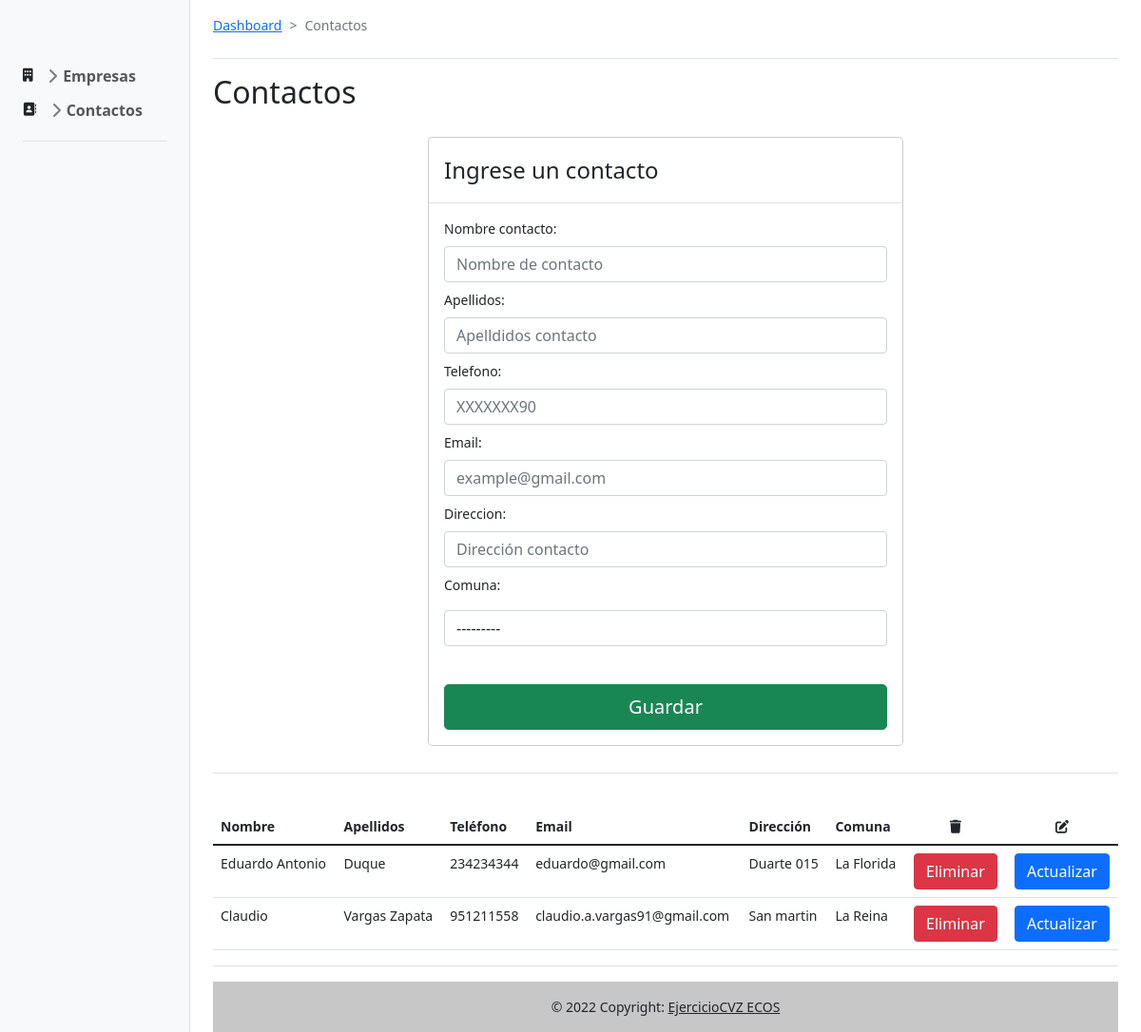
Page /Contacto/ on the committed database.
### appContacto/models.py (models this page shows, shortened)
class Contacto(models.Model):
    IdContacto = models.AutoField(primary_key=True,serialize=False,verbose_name='IdContacto')
    Nombre_contacto = models.TextField(max_length=255, null=False)
    Apellidos = models.TextField(max_length=255, null=False)
    Telefono = models.TextField(max_length=8, null=False)
    Email = models.EmailField(max_length=50, null=False)
    Direccion = models.TextField(max_length=150, null=False)
    Comuna = models.ForeignKey(Comuna, on_delete=models.CASCADE, db_column='Nombre')

### appComuna/models.py (models this page shows)
class Comuna(models.Model):
    IdComuna = models.AutoField(primary_key=True)
    Nombre = models.CharField(max_length=60, blank=True, null=True)
    def __str__(self):
        return '%s'%(self.Nombre)

### appContacto/views.py (the view, shortened to what this page needs)
# urls.py: path('Contacto/',AppContacto, name='Contacto'),
def AppContacto(request):
    contacto = Contacto.objects.all()
    data = {'form':ContactoForm(),
    'contacto':contacto
    }
    return render(request,"AppContacto/Contacto.html",data)

### templates/AppContacto/Contacto.html (shortened to what this page needs)
{% extends 'Home/Dashboard.html'%}
{% load static %}
{% block content %}
<body>
    <main class="col-md-9 ms-sm-auto col-lg-10 px-md-4">
      <div data-valor="1" class="d-flex justify-content-between flex-wrap flex-md-nowrap align-items-center pt-3 pb-2 mb-3 border-bottom">
        <nav style="--bs-breadcrumb-divider: '>';" aria-label="breadcrumb">
          <ol class="breadcrumb">
            <li class="breadcrumb-item"><a href="{% url 'Empresa:Dashboard'%}">Dashboard</a></li>
            <li class="breadcrumb-item active" aria-current="page">Contactos</li>
          </ol>
        </nav>
      </div>
      <h1 class="h2 ">Contactos</h1>
      <div class="container">
        <div class="modal-dialog modal-dialog-centered">
          <div class="modal-content">
            <div class="modal-header">
              <h4 class="modal-title">Ingrese un contacto</h4>
            </div>
            <div class="modal-body">
                <form method="post">
                  {{ form }}
                  <button class="w-100 btn btn-lg btn-success mt-4" type="submit">Guardar</button>
                </form>
            </div>
          </div>
        </div>
      </div>
      <hr style="color:grey;">
      <br>
      <table class="table">
        <thead>
            <tr>
                <th>Nombre</th>
                <th>Apellidos</th>
                <th>Teléfono</th>
                <th>Email</th>
                <th>Dirección</th>
                <th>Comuna</th>
                <th class="text-center"><i class="fas fa-trash"></i></th>
                <th class="text-center"><i class="fas fa-edit"></i></th>
            </tr>
        </thead>
        <tbody>
            {% for c in contacto %}
            <tr>
                <td>{{c.Nombre_contacto}}</td>
                <td>{{c.Apellidos}}</td>
                <td>{{c.Telefono}}</td>
                <td>{{c.Email}}</td>
                <td>{{c.Direccion}}</td>
                <td>{{c.Comuna}}</td>
                <td class="text-center"><a onclick="EliminarContacto({{c.IdContacto}})"><button class="btn btn-danger">Eliminar</button></a></td>
                <td class="text-center"><a><button class="btn btn-primary ActualizarContacto" >Actualizar</button></a></td>
            </tr>
            {% endfor %}
      </table>
      <hr style="color:grey;">
      <footer class="bg-light text-center text-lg-start">
        <div class="text-center p-3" style="background-color: rgba(0, 0, 0, 0.2);">
          © 2022 Copyright:
          <a class="text-dark">EjercicioCVZ ECOS</a>
        </div>
      </footer>
    </main>
  </body>
{% endblock%}

### static/css/dashboard.css (style rules this page uses)
body { font-size: .875rem; }

### rows in the picture
Contacto: Nombre_contacto "Eduardo Antonio", Apellidos "Duque", Telefono "234234344", Email "eduardo@gmail.com", Direccion "Duarte 015", Comuna "La Florida"
Contacto: Nombre_contacto "Claudio", Apellidos "Vargas Zapata", Telefono "951211558", Email "claudio.a.vargas91@gmail.com", Direccion "San martin", Comuna "La Reina"
